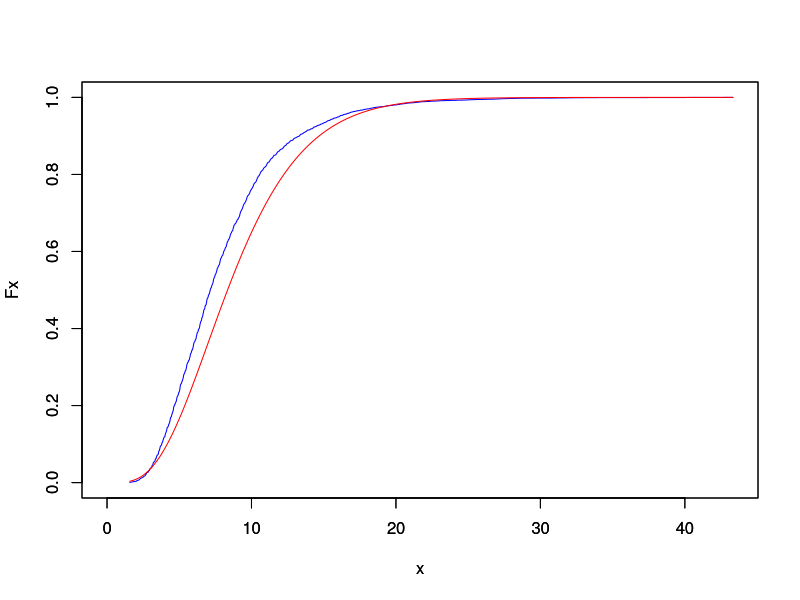

Generate this figure with R:
## ---- chunk 1
knitr::opts_chunk$set(echo = TRUE)
## ---- chunk 2
n <- c(14,18,19,16,33)

# chi-square dist. with 4 deg. freedom
# asymptotic distribution

chi_asymp <- chisq.test(n, p=rep(1/5,5))
t_stat <- chi_asymp$statistic
asymp_pval <- chi_asymp$p.value

t_stat
asymp_pval

# simulation


chi_exact <- chisq.test(n, p=rep(1/5,5), simulate.p.value=TRUE, B=10000)
t_stat_exact <- chi_exact$statistic
exact_pval <- chi_exact$p.value


t_stat_exact
# exact p-value
exact_pval
## ---- chunk 3
# Likelihood-Ratio test
# n is the observed values

exp = sum(n) * rep(1/5, 5)
lik.teststat = (G.squared <- 2*sum(n*ifelse(n>0,log(n/exp),0)))
lik.pval= 1-pchisq(G.squared, df=5-1)

lik.teststat
lik.pval

## ---- chunk 4
# Likelihood-Ratio test exact pval
# simulation

reps= 10000
size= 100
teststats= 1:reps
p = rep(1/5,5)
exp=size*p


for(i in 1:reps){
  obs = rmultinom(1,size,p)
  teststats[i] =(G.squared <- 2 *sum(obs*ifelse(obs>0,log(obs/exp), 0)))
}

# proportion of simulated test stats greater than LR-test stat from observed data 
# exact p-value
g=0
for(t in teststats){
  if(t > lik.teststat){
    g=g+1
  }
}
g/reps

## ---- chunk 5
# Benford's law
d <- 1:9
prob <- log10(1+1/d)

reps=10000
size=10;teststats=1:reps;expected=size*prob 

for(i in 1:reps){
observed=rmultinom(1,size,prob) 
teststats[i]=sum((observed-expected)^2/expected)
}
## now plot cdf of test stats beside chi-sq 8 cdf
teststats=sort(teststats) 
exact.cdf=c(1:reps)
for(i in 1:reps){
  exact.cdf[i]=mean(teststats<=teststats[i])
}
Chi.cdf=pchisq(teststats,df=9)
maxstat=max(teststats) 

# plotting exact distribution
plot(teststats,exact.cdf,xlim=c(0,maxstat),ylim=c(0,1),xlab="x",ylab="Fx",col="blue",type="l")
par(new=TRUE) 

# plotting asymptotic cumulative distribution
plot(teststats,Chi.cdf,xlim=c(0,maxstat),ylim=c(0,1),xlab="x",ylab="Fx",col="red",type ="l")
